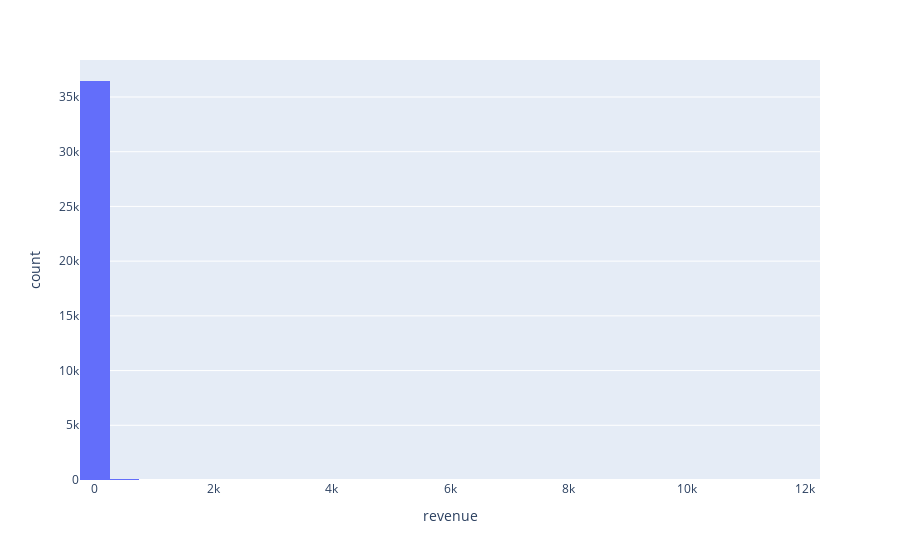

Notebook code cell kept with this figure:
### Markdown cell above
<a id="20"></a>

### Code cell
avg_pur=orders.groupby(['uid'])['revenue'].sum().reset_index()

fig=px.histogram(avg_pur, x='revenue', nbins=35)

fig.show()

### Figure 1 — Plotly figure (JSON) as saved in the notebook; plotly's stock layout.template omitted (floating-point values rounded to 4 significant figures; data arrays with more than 128 entries replaced by an {"elided": "..."} marker saying what was removed)
{"data": [{"alignmentgroup": "True", "bingroup": "x", "hovertemplate": "revenue=%{x}<br>count=%{y}<extra></extra>", "legendgroup": "", "marker": {"color": "#636efa", "pattern": {"shape": ""}}, "name": "", "nbinsx": 35, "offsetgroup": "", "orientation": "v", "showlegend": false, "type": "histogram", "x": {"elided": "36523 float values"}, "xaxis": "x", "yaxis": "y"}], "layout": {"barmode": "relative", "legend": {"tracegroupgap": 0}, "margin": {"t": 60}, "xaxis": {"anchor": "y", "domain": [0, 1], "title": {"text": "revenue"}}, "yaxis": {"anchor": "x", "domain": [0, 1], "title": {"text": "count"}}}}
